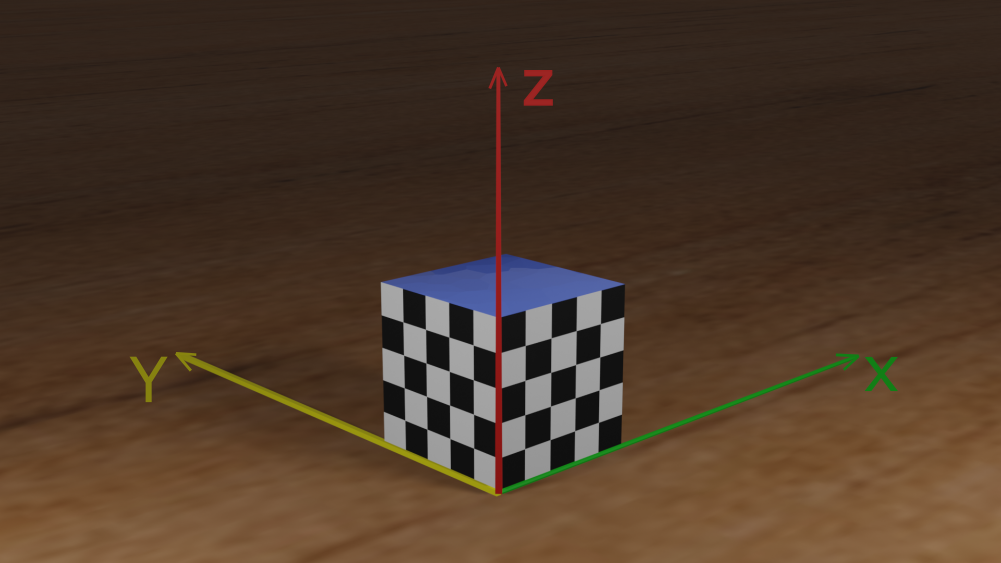
#> input picture checkboard.png, 2002 x 1126 px (shown at 1/2 size)
$ python -i UB_Geometry.py   (imports and definitions only)
#> lines starting #> are read from the running program, lines starting #| are printed output that depends on the picture
#> further down, picture is the input picture: shape (1126, 2002, 3); mean B, G, R 40.6, 56.2, 76.2
import numpy as np
from typing import List, Tuple
import cv2
import matplotlib.pyplot as plt

from cv2 import cvtColor, COLOR_BGR2GRAY, TERM_CRITERIA_EPS, TERM_CRITERIA_MAX_ITER, \
    findChessboardCorners, cornerSubPix, drawChessboardCorners

'''
Please do Not change or add any imports.
'''

#task1

# [41 lines left out: functions findRot_xyz2XYZ, findRot_XYZ2xyz, not called in this run]

"""
If your implementation requires implementing other functions. Please implement all the functions you design under here.
But remember the above "findRot_xyz2XYZ()" and "findRot_XYZ2xyz()" functions are the only 2 function that will be called in task1.py.
"""

# Your functions for task1

# [22 lines left out: functions Rx, Ry, Rz, converttoradians, not called in this run]


#--------------------------------------------------------------------------------------------------------------
# task2:

def find_corner_img_coord(imagee: np.ndarray) -> np.ndarray:
    '''
    Args:
        image: Input image of size MxNx3. M is the height of the image. N is the width of the image. 3 is the channel of the image.
    Return:
        A numpy array of size 32x2 that represents the 32 checkerboard corners' pixel coordinates.
        The pixel coordinate is defined such that the of top-left corner is (0, 0) and the bottom-right corner of the image is (N, M).
    '''

    # Your implementation


    # Cropping
    plt.imshow(imagee)
    crop_image_1 = imagee[500:, 0:1000]
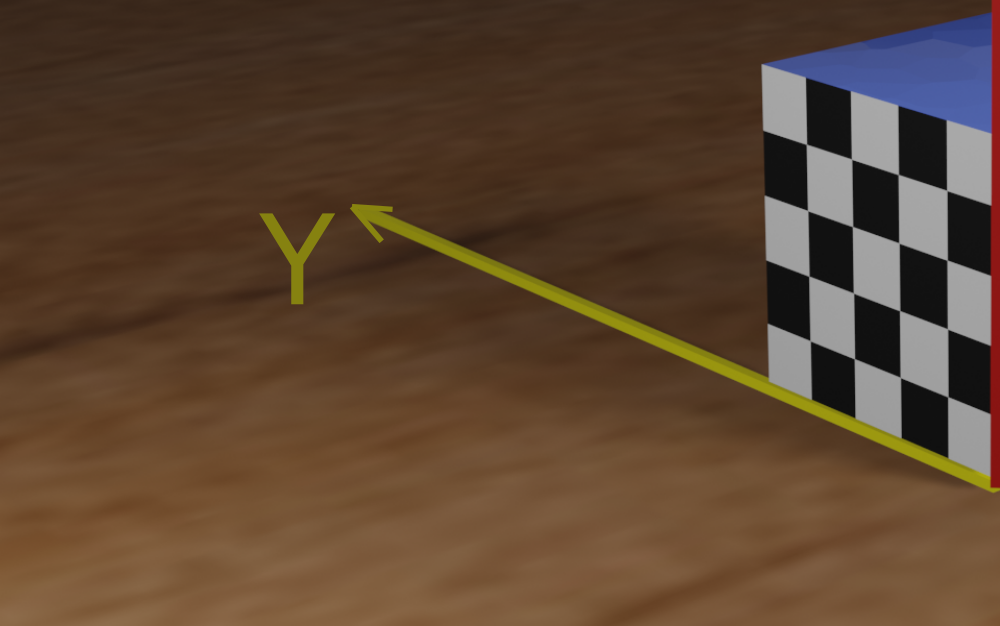
#> crop_image_1: shape (626, 1000, 3); mean B, G, R 48.9, 68.5, 92
    crop_image_2 = imagee[500:, 1000:]
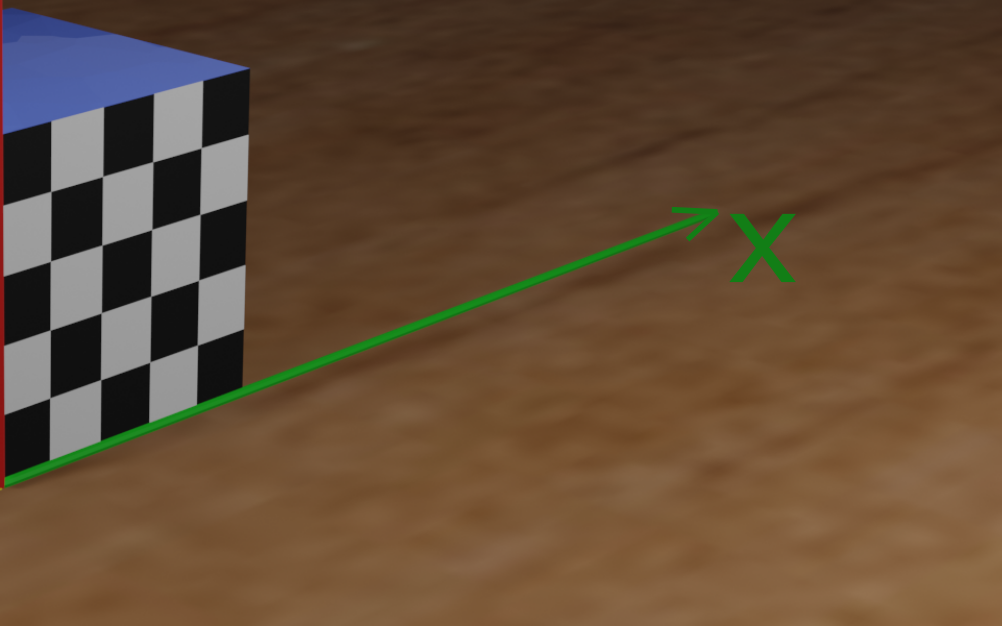
#> crop_image_2: shape (626, 1002, 3); mean B, G, R 53.8, 75.2, 98.8

    # Grayscale

    gray = cv2.cvtColor(imagee, cv2.COLOR_BGR2GRAY)
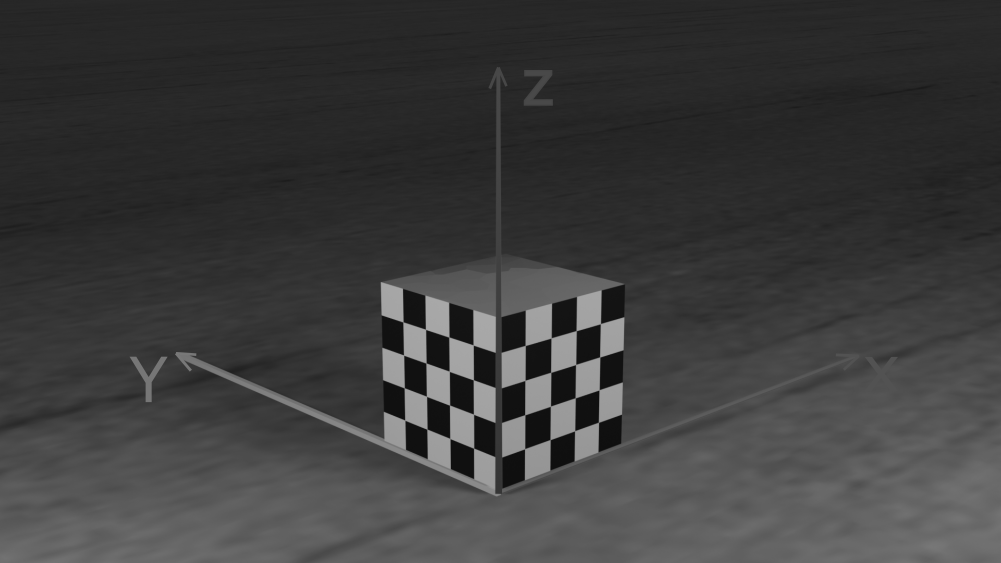
#> gray: shape (1126, 2002) (shown at 1/2 size); min 15, max 169, mean 60.4
    gray_1 = cv2.cvtColor(crop_image_1, cv2.COLOR_BGR2GRAY)
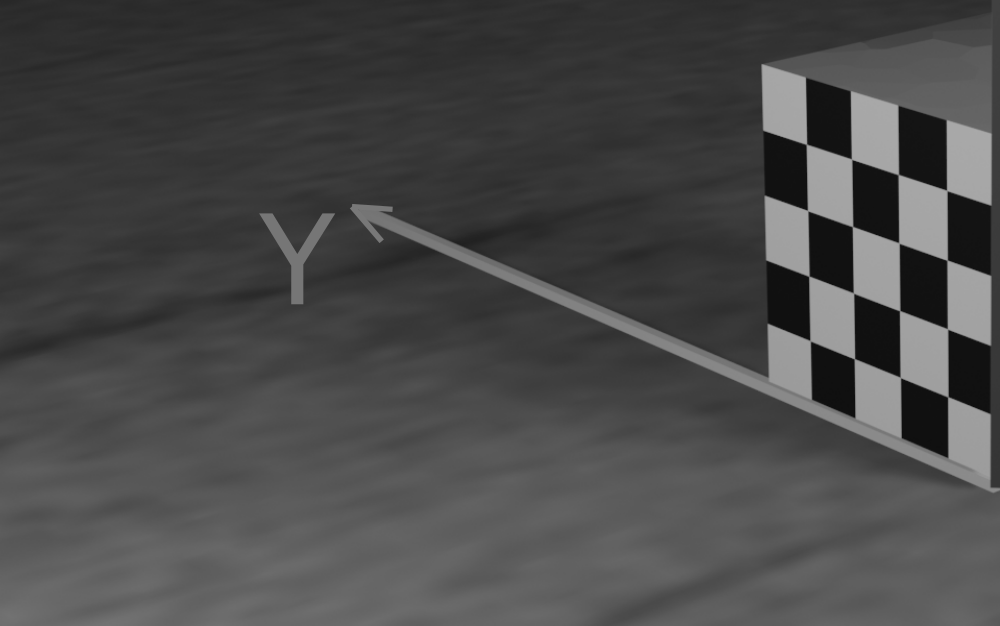
#> gray_1: shape (626, 1000); min 15, max 169, mean 73.3
    gray_2 = cv2.cvtColor(crop_image_2, cv2.COLOR_BGR2GRAY)
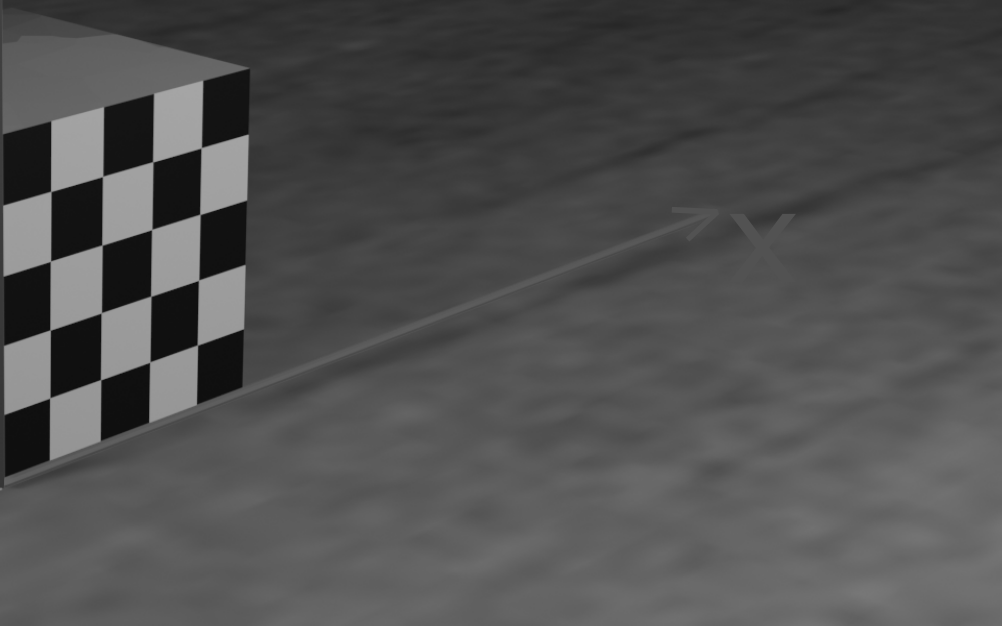
#> gray_2: shape (626, 1002); min 15, max 166, mean 79.8

    # Gettingcorners
    retval_1, corners_1 = cv2.findChessboardCorners(image = gray_1, patternSize = (4,4), flags = None)
#> retval_1 = True; corners_1 = 16 rows, first 8: [806.4, 144.4], [852.5, 160.2], [898.2, 174.7], [946.9, 190.5], [807.2, 210.1], [852.5, 226.4], [898.3, 242.2], [947.1, 260.2]
    retval_2, corners_2 = cv2.findChessboardCorners(image = gray_2, patternSize = (4,4), flags = None)
#> retval_2 = True; corners_2 = 16 rows, first 8: [193, 159], [200, 214.5], [198.6, 280.2], [197.4, 345.2], [152.9, 161.5], [152, 229.4], [150.8, 296.3], [149.9, 362]

    #Criteria for subpix
    criteria = (cv2.TERM_CRITERIA_EPS + cv2.TERM_CRITERIA_MAX_ITER, 30, 0.001)

    # Offset for left image
    if retval_1 == True and retval_2 == True:
        for i in range(len(corners_1)):
            corners_1[i][0][1] = corners_1[i][0][1] + 500
#> this loop made 16 passes
#> after the loop, corners_1 = 16 rows, first 8: [806.4, 644.4], [852.5, 660.2], [898.2, 674.7], [946.9, 690.5], [807.2, 710.1], [852.5, 726.4], [898.3, 742.2], [947.1, 760.2]

        # Offset for image right

        for i in range(len(corners_2)):
            corners_2[i][0][1] = corners_2[i][0][1] + 500
            corners_2[i][0][0] = corners_2[i][0][0] + 1000
#> after the loop, corners_2 = 16 rows, first 8: [1193, 659], [1200, 714.5], [1198.6, 780.2], [1197.4, 845.2], [1152.9, 661.5], [1152, 729.4], [1150.8, 796.3], [1149.9, 862]

        # Precise corners
        new_corners_1 = cv2.cornerSubPix(image = gray, corners = corners_1, winSize = (4, 4), zeroZone = (-1, -1), criteria = criteria)
#> new_corners_1 = 16 rows, first 8: [806.4, 644.3], [851.6, 659.2], [898.3, 674.5], [946.8, 690.5], [807.6, 710.6], [852.5, 726.5], [898.9, 743], [947.1, 760.2]
        new_corners_2 = cv2.cornerSubPix(image = gray, corners = corners_2, winSize = (4, 4), zeroZone = (-1, -1), criteria = criteria)
#> new_corners_2 = 16 rows, first 8: [1193, 659], [1199.9, 714.4], [1198.6, 780.2], [1197.4, 845.1], [1152.7, 661.8], [1151.7, 729.5], [1150.8, 796.2], [1149.8, 862]

        # Reshaping
        new_corners_1 = new_corners_1.reshape(-1, 2)
        new_corners_2 = new_corners_2.reshape(-1, 2)

        # Combining the corners of two images
        img_coord = np.append(new_corners_1, new_corners_2, axis = 0)
#> img_coord = 32 pairs, first value 806.4 to 1199.9, second value 644.3 to 898


    return img_coord


# [188 lines left out: functions find_corner_world_coord, find_intrinsic, find_extrinsic, not called in this run]


#---------------------------------------------------------------------------------------------------------------------

>>> import cv2
>>> picture = cv2.imread('checkboard.png')
>>> result = find_corner_img_coord(picture)
#> result has the same summary as img_coord in find_corner_img_coord
